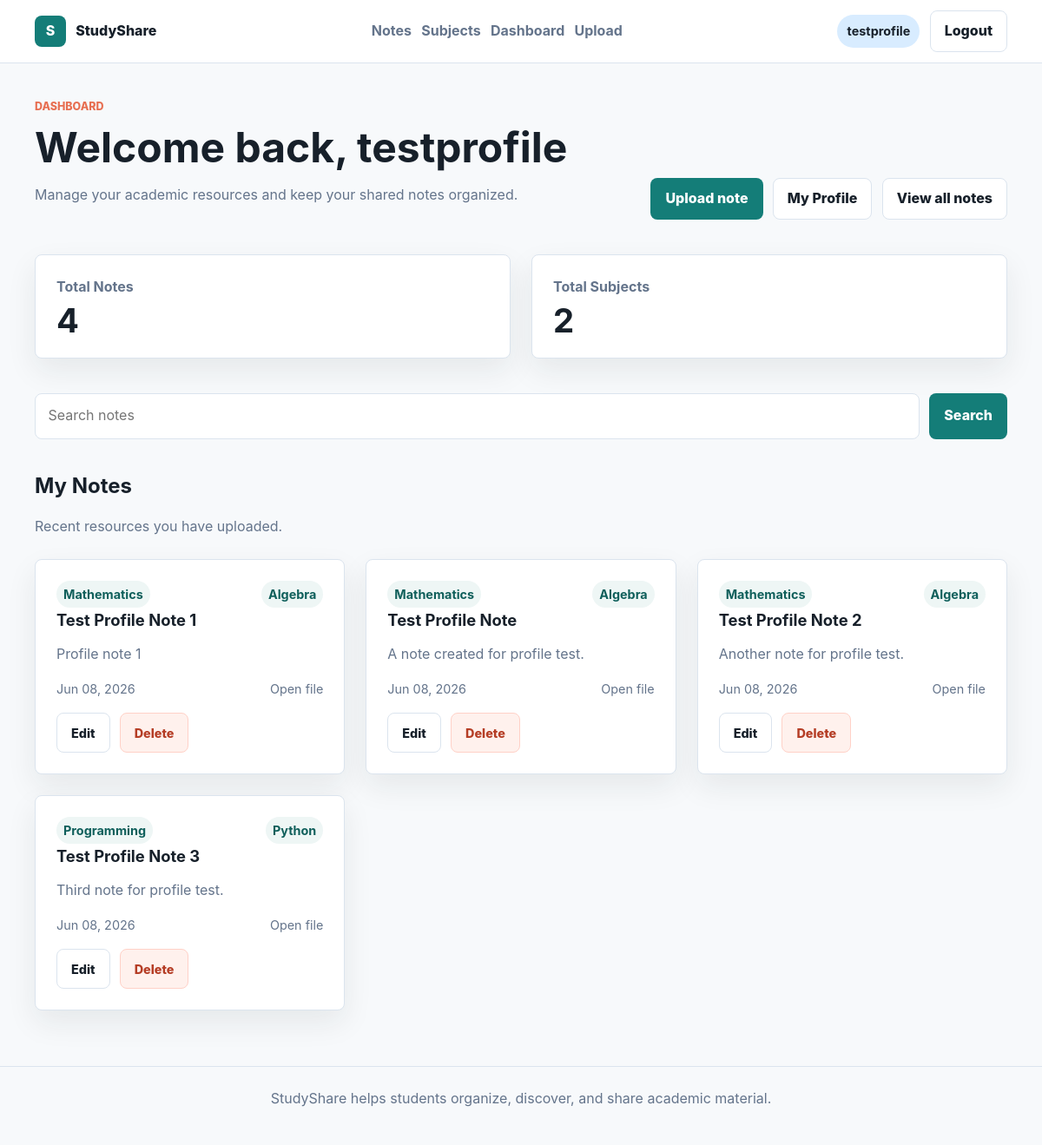
The app's page /dashboard (signed in) with its own data.
### app/models/user.py (models this page shows, shortened)
class User(db.Model, UserMixin):
    __tablename__ = "users"
    id = db.Column(db.Integer, primary_key=True)
    username = db.Column(
        db.String(50),
        unique=True,
        nullable=False
    )
    email = db.Column(
        db.String(120),
        unique=True,
        nullable=False
    )
    password = db.Column(
        db.String(255),
        nullable=False
    )
    created_at = db.Column(
        db.DateTime,
        server_default=db.func.now()
    )
    notes = db.relationship(
        "Note",
        backref="author",
        lazy=True
    )

### app/models/note.py (models this page shows, shortened)
class Note(db.Model):
    __tablename__ = "notes"
    id = db.Column(db.Integer, primary_key=True)
    title = db.Column(
        db.String(150),
        nullable=False
    )
    description = db.Column(
        db.Text,
        nullable=False
    )
    file_url = db.Column(
        db.String(255),
        nullable=False
    )
    user_id = db.Column(
        db.Integer,
        db.ForeignKey("users.id"),
        nullable=False
    )
    subject_id = db.Column(
        db.Integer,
        db.ForeignKey("subjects.id"),
        nullable=False
    )
    category_id = db.Column(
        db.Integer,
        db.ForeignKey("categories.id"),
        nullable=False
    )
    created_at = db.Column(
        db.DateTime,
        server_default=db.func.now()
    )

### app/models/subject.py (models this page shows, shortened)
class Subject(db.Model):
    __tablename__ = "subjects"
    id = db.Column(db.Integer, primary_key=True)
    name = db.Column(
        db.String(100),
        unique=True,
        nullable=False
    )
    description = db.Column(
        db.Text,
        nullable=False
    )
    categories = db.relationship(
        "Category",
        backref="subject",
        lazy=True,
        cascade="all, delete-orphan"
    )
    notes = db.relationship(
        "Note",
        backref="subject",
        lazy=True
    )

### app/models/category.py (models this page shows, shortened)
class Category(db.Model):
    __tablename__ = "categories"
    id = db.Column(db.Integer, primary_key=True)
    name = db.Column(
        db.String(100),
        nullable=False
    )
    description = db.Column(
        db.Text,
        nullable=False
    )
    subject_id = db.Column(
        db.Integer,
        db.ForeignKey("subjects.id"),
        nullable=False
    )
    notes = db.relationship(
        "Note",
        backref="category",
        lazy=True
    )
    __table_args__ = (
        db.UniqueConstraint(
            "name",
            "subject_id",
            name="uq_category_name_subject"
        ),
    )

### app/routes/auth.py (the view)
@auth.route("/dashboard")
@login_required
def dashboard():
    user_notes = Note.query.filter_by(
        user_id=current_user.id
    ).order_by(
        Note.created_at.desc()
    ).all()
    return render_template(
        "dashboard.html",
        user=current_user,
        notes=user_notes
    )

### app/models/user.py (called while the page is built)
@login_manager.user_loader
def load_user(user_id):
    return User.query.get(int(user_id))

### app/templates/dashboard.html (shortened to what this page needs)
{% extends "base.html" %}
{% block content %}
    {% set subject_total = notes|map(attribute='subject_id')|unique|list|length %}
    <section class="page-heading">
        <div>
            <p class="eyebrow">Dashboard</p>
            <h1>Welcome back, {{ user.username }}</h1>
            <p class="muted">Manage your academic resources and keep your shared notes organized.</p>
        </div>
        <div class="heading-actions">
            <a class="button button-primary" href="{{ url_for('notes.upload_note') }}">Upload note</a>
            <a class="button button-secondary" href="{{ url_for('profile.profile_view') }}">My Profile</a>
            <a class="button button-secondary" href="{{ url_for('notes.list_notes') }}">View all notes</a>
        </div>
    </section>
    <section class="stats-grid">
        <article class="stat-card">
            <span>Total Notes</span>
            <strong>{{ notes|length }}</strong>
        </article>
        <article class="stat-card">
            <span>Total Subjects</span>
            <strong>{{ subject_total }}</strong>
        </article>
    </section>
    <form class="search-bar" method="GET" action="{{ url_for('notes.search') }}">
        <input type="search" name="q" placeholder="Search notes" required>
        <button class="button button-primary" type="submit">Search</button>
    </form>
    <section class="section-spacing">
        <div class="section-title">
            <h2>My Notes</h2>
            <p>Recent resources you have uploaded.</p>
        </div>
        {% if notes %}
            <div class="grid grid-3">
                {% for note in notes %}
                    <article class="note-card">
                        <div class="card-meta">
                            <span>{{ note.subject.name }}</span>
                            <span>{{ note.category.name }}</span>
                        </div>
                        <h3>
                            <a href="{{ url_for('notes.note_detail', note_id=note.id) }}">
                                {{ note.title }}
                            </a>
                        </h3>
                        <p>{{ note.description }}</p>
                        <div class="card-footer">
                            <span>{{ note.created_at.strftime('%b %d, %Y') if note.created_at else 'Recently' }}</span>
                            <a href="{{ note.file_url }}" target="_blank">Open file</a>
                        </div>
                        <div class="card-actions">
                            <a class="button button-secondary" href="{{ url_for('notes.edit_note', note_id=note.id) }}">Edit</a>
                            <form method="POST" action="{{ url_for('notes.delete_note', note_id=note.id) }}">
                                <button class="button button-danger" type="submit">Delete</button>
                            </form>
                        </div>
                    </article>
                {% endfor %}
            </div>
        {% else %}
            <div class="empty-state">
                <h3>No notes yet</h3>
                <p>Upload your first resource to start building your academic library.</p>
                <a class="button button-primary" href="{{ url_for('notes.upload_note') }}">Upload note</a>
            </div>
        {% endif %}
    </section>
{% endblock %}

### app/templates/base.html (shortened to what this page needs)
<!DOCTYPE html>
<html lang="en">
<head>
    <link rel="stylesheet" href="{{ url_for('static', filename='css/main.css') }}">
</head>
<body>
    <header class="site-header">
        <nav class="navbar">
            <a class="brand" href="{{ url_for('home') }}">
                <span class="brand-mark">S</span>
                <span>StudyShare</span>
            </a>
            <div class="nav-links">
                <a href="{{ url_for('notes.list_notes') }}">Notes</a>
                <a href="{{ url_for('subjects.list_subjects') }}">Subjects</a>
                {% if current_user.is_authenticated %}
                    <a href="{{ url_for('auth.dashboard') }}">Dashboard</a>
                    <a href="{{ url_for('notes.upload_note') }}">Upload</a>
                {% endif %}
            </div>
            <div class="user-actions">
                {% if current_user.is_authenticated %}
                    <a href="{{ url_for('profile.profile_view') }}" class="user-chip">{{ current_user.username }}</a>
                    <a class="button button-secondary" href="{{ url_for('auth.logout') }}">Logout</a>
                {% else %}
                    <a class="button button-secondary" href="{{ url_for('auth.login') }}">Login</a>
                    <a class="button button-primary" href="{{ url_for('auth.register') }}">Register</a>
                {% endif %}
            </div>
        </nav>
    </header>
    <main class="page-shell">
        {% block content %}{% endblock %}
    </main>
    <footer class="site-footer">
        <p>StudyShare helps students organize, discover, and share academic material.</p>
    </footer>
</body>
</html>

### records on screen
User: username "testprofile"
Note: subject.name "Mathematics", category.name "Algebra", title "Test Profile Note 1", description "Profile note 1", created_at "Jun 08, 2026"
Note: subject.name "Mathematics", category.name "Algebra", title "Test Profile Note", description "A note created for profile test.", created_at "Jun 08, 2026"
Note: subject.name "Mathematics", category.name "Algebra", title "Test Profile Note 2", description "Another note for profile test.", created_at "Jun 08, 2026"
Note: subject.name "Programming", category.name "Python", title "Test Profile Note 3", description "Third note for profile test.", created_at "Jun 08, 2026"

### other values on screen
{{ notes|length }} "4"
{{ subject_total }} "2"
